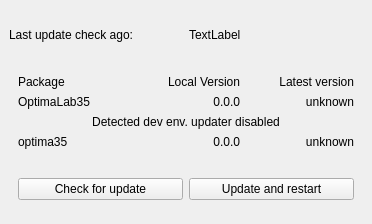
<?xml version="1.0" encoding="UTF-8"?>
<ui version="4.0">
 <class>Updater_Window</class>
 <widget class="QMainWindow" name="Updater_Window">
  <property name="enabled">
   <bool>true</bool>
  </property>
  <property name="geometry">
   <rect>
    <x>0</x>
    <y>0</y>
    <width>372</width>
    <height>224</height>
   </rect>
  </property>
  <property name="windowTitle">
   <string>OptimaLab35 - Updater</string>
  </property>
  <widget class="QWidget" name="centralwidget">
   <layout class="QGridLayout" name="gridLayout_2">
    <item row="0" column="0">
     <widget class="QLabel" name="label_last_check">
      <property name="text">
       <string>Last update check ago:</string>
      </property>
     </widget>
    </item>
    <item row="0" column="1">
     <widget class="QLabel" name="label_last_check_2">
      <property name="enabled">
       <bool>true</bool>
      </property>
      <property name="text">
       <string>TextLabel</string>
      </property>
     </widget>
    </item>
    <item row="1" column="0" colspan="2">
     <widget class="QWidget" name="widget_2" native="true">
      <layout class="QGridLayout" name="gridLayout">
       <item row="0" column="1">
        <widget class="QLabel" name="label_6">
         <property name="text">
          <string>Local Version</string>
         </property>
         <property name="alignment">
          <set>Qt::AlignRight|Qt::AlignTrailing|Qt::AlignVCenter</set>
         </property>
        </widget>
       </item>
       <item row="1" column="2">
        <widget class="QLabel" name="label_optimalab35_latestversion">
         <property name="text">
          <string>unknown</string>
         </property>
         <property name="alignment">
          <set>Qt::AlignRight|Qt::AlignTrailing|Qt::AlignVCenter</set>
         </property>
        </widget>
       </item>
       <item row="3" column="0">
        <widget class="QLabel" name="label_2">
         <property name="text">
          <string>optima35</string>
         </property>
        </widget>
       </item>
       <item row="3" column="2">
        <widget class="QLabel" name="label_optima35_latestversion">
         <property name="text">
          <string>unknown</string>
         </property>
         <property name="alignment">
          <set>Qt::AlignRight|Qt::AlignTrailing|Qt::AlignVCenter</set>
         </property>
        </widget>
       </item>
       <item row="0" column="2">
        <widget class="QLabel" name="label_latest_version">
         <property name="text">
          <string>Latest version</string>
         </property>
         <property name="alignment">
          <set>Qt::AlignRight|Qt::AlignTrailing|Qt::AlignVCenter</set>
         </property>
        </widget>
       </item>
       <item row="1" column="0">
        <widget class="QLabel" name="label">
         <property name="text">
          <string>OptimaLab35</string>
         </property>
        </widget>
       </item>
       <item row="0" column="0">
        <widget class="QLabel" name="label_9">
         <property name="text">
          <string>Package</string>
         </property>
        </widget>
       </item>
       <item row="1" column="1">
        <widget class="QLabel" name="label_optimalab35_localversion">
         <property name="text">
          <string>0.0.0</string>
         </property>
         <property name="alignment">
          <set>Qt::AlignRight|Qt::AlignTrailing|Qt::AlignVCenter</set>
         </property>
        </widget>
       </item>
       <item row="3" column="1">
        <widget class="QLabel" name="label_optima35_localversion">
         <property name="text">
          <string>0.0.0</string>
         </property>
         <property name="alignment">
          <set>Qt::AlignRight|Qt::AlignTrailing|Qt::AlignVCenter</set>
         </property>
        </widget>
       </item>
       <item row="2" column="0" colspan="3">
        <widget class="QLabel" name="label_dev">
         <property name="text">
          <string>Detected dev env. updater disabled</string>
         </property>
         <property name="alignment">
          <set>Qt::AlignCenter</set>
         </property>
        </widget>
       </item>
      </layout>
     </widget>
    </item>
    <item row="2" column="0" colspan="2">
     <widget class="QWidget" name="widget" native="true">
      <layout class="QHBoxLayout" name="horizontalLayout">
       <item>
        <widget class="QPushButton" name="check_for_update_Button">
         <property name="text">
          <string>Check for update</string>
         </property>
        </widget>
       </item>
       <item>
        <widget class="QPushButton" name="update_and_restart_Button">
         <property name="text">
          <string>Update and restart</string>
         </property>
        </widget>
       </item>
      </layout>
     </widget>
    </item>
   </layout>
  </widget>
 </widget>
 <resources/>
 <connections/>
</ui>
